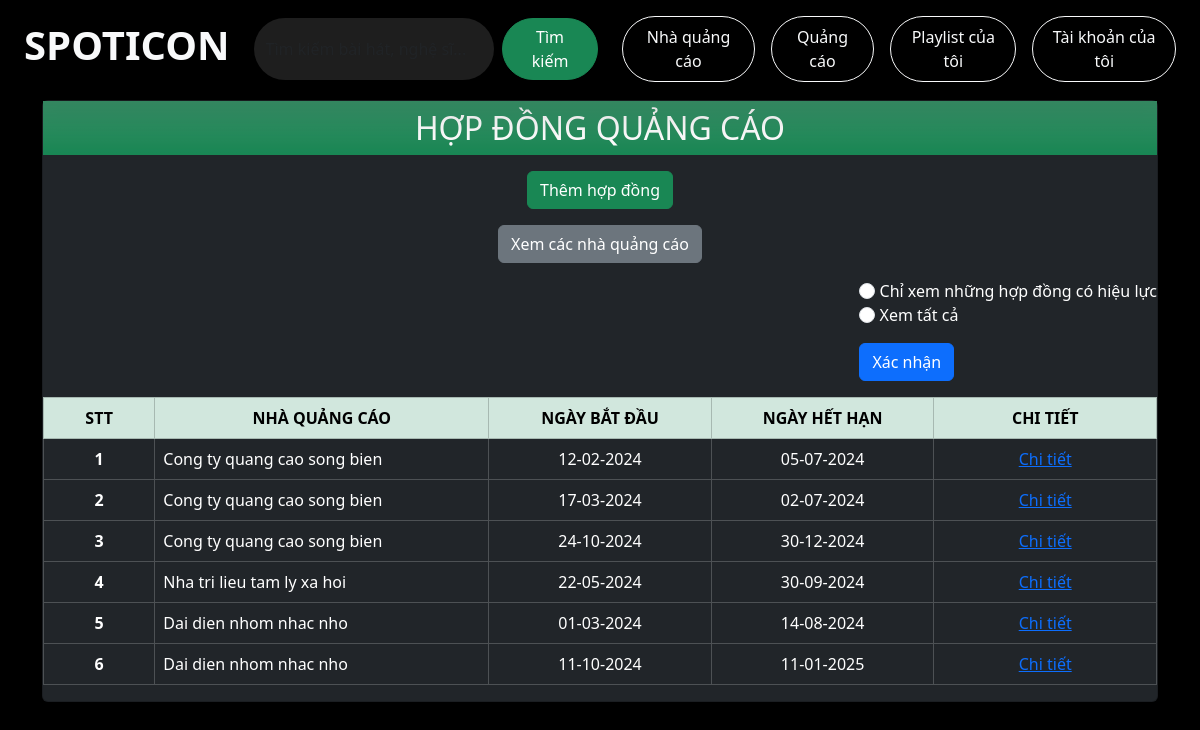
The app's page /advertisement_list.php (signed in) with its own data.
### tables this page shows
CREATE TABLE HOP_DONG_QUANG_CAO(
	ID INT AUTO_INCREMENT,
    Thoi_gian_hieu_luc_hop_dong DATE NOT NULL,
    Ngay_bat_dau_quang_cao DATE NOT NULL,
    ID_nha_quang_cao INT,
    PRIMARY KEY (ID),
    FOREIGN KEY (ID_nha_quang_cao) REFERENCES NHA_QUANG_CAO(ID),
    CONSTRAINT check_thoi_han_hop_dong CHECK (
        DATEDIFF(Thoi_gian_hieu_luc_hop_dong, Ngay_bat_dau_quang_cao) <= 730
    )
);

CREATE TABLE NHA_QUANG_CAO (
    ID INT AUTO_INCREMENT,
    Mo_ta TEXT,
     
    Ten_don_vi_quang_cao VARCHAR(255) NOT NULL, 
    PRIMARY KEY (ID)
);

### advertisement_list.php (the view, shortened to what this page needs)
<!DOCTYPE html>
<html lang="en">
<head>
    <link href="https://cdn.jsdelivr.net/npm/bootstrap@5.3.3/dist/css/bootstrap.min.css" rel="stylesheet">
    <link rel="stylesheet" href="./assets/fonts/themify-icons/themify-icons.css">
    <link rel="stylesheet" href="./assets/css/song_page.css">
    <link rel="stylesheet" href="./assets/css/responsive.css">
    <link rel="stylesheet" href="./assets/css/advertisers.css">
</head>
<body class="bg-black">
    <div class="header container-fluid border-bottom-0 d-flex align-items-center bg-black fixed-top py-3 px-4 shadow-lg">
        <a href="homePage.php" class="text-decoration-none">
            <h1 class="header__title me-4 fw-bold text-uppercase text-light">Spoticon</h1>
        </a>
        <form class="d-flex flex-grow-1" role="search" method="GET" action="search.php">
            <input id="Search" class="form-control me-2 rounded-pill border-0 shadow-sm" type="text" name="query" placeholder="Tìm kiếm bài hát, nghệ sĩ..." aria-label="Search" style="max-width: 600px; background-color: #1e1e1e; color: #fff;">
            <button class="btn btn-success rounded-pill px-4" type="submit">Tìm kiếm</button>
        </form>
        <div class="ms-4 d-flex gap-3">
            <a href="advertiser_list.php" class="text-decoration-none text_light">
                <button type="button" class="btn btn-outline-light rounded-pill px-3 py-2">Nhà quảng cáo</button>
            </a>
            <a href="advertisement_list.php" class="text-decoration-none text_light">
                <button type="button" class="btn btn-outline-light rounded-pill px-3 py-2">Quảng cáo</button>
            </a>
            <?php
            echo '
            <a class="text-decoration-none text_light" href="playlist.php?id='. $_SESSION['user_id'] .'">
                <button type="button" class="btn btn-outline-light rounded-pill px-3 py-2">Playlist của tôi</button>
            </a>
            ';
            ?>
            <a href="user_account_page.php">
                <button type="button" class="btn btn-outline-light rounded-pill px-3 py-2">Tài khoản của tôi</button>
            </a>
        </div>
    </div>
    <div id="song-description" class="container">
        <div class="card bg-dark text-white shadow-lg">
            <div class="bg-success bg-gradient p-2">
                <h2 class="card-title text-center text-uppercase mb-0">HỢP ĐỒNG QUẢNG CÁO</h2>
            </div>
            <div>
                <div class="mt-3 d-flex justify-content-center">
                    <a href="advertisement_add.php">
                    <button class="btn btn-success">Thêm hợp đồng</button>
                    </a>
                </div>
                <div class="mt-3 d-flex justify-content-center">
                    <a href="advertiser_list.php">
                    <button class="btn btn-secondary">Xem các nhà quảng cáo</button>
                    </a>
                </div>
                <div class="mt-3 d-flex justify-content-end">
                    <form method="post" action="" id="filter_value">
                        <input class="form-check-input" type="radio" id="filter" name="is_filter" value="true">
                        <label for="is_filter">Chỉ xem những hợp đồng có hiệu lực</label> <br>
                        <input class="form-check-input" type="radio" id="not_filter" name="is_filter" value="false">
                        <label for="not_filter">Xem tất cả</label> <br>
                        <button class="btn btn-primary mt-3" type="submit">Xác nhận</button>
                    </form>
                </div>
            </div>
            <table class="table table-bordered table-hover table-responsive-lg mt-3">
                <thead class="table-success">
                    <tr>
                        <th scope="col" class="center width10">STT</th>
                        <th scope="col" class="center width30">NHÀ QUẢNG CÁO</th>
                        <th scope="col" class="center width20">NGÀY BẮT ĐẦU</th>
                        <th scope="col" class="center width20">NGÀY HẾT HẠN</th>
                        <th scope="col" class="center width20">CHI TIẾT</th>
                    </tr>
                </thead>
                <tbody class="table-dark">
                    <?php
                        include "connect.php";
                        $statement = $db->prepare("SELECT *
                        FROM (NHA_QUANG_CAO ad JOIN HOP_DONG_QUANG_CAO con ON ad.ID = con.ID_nha_quang_cao)");
                        $statement->execute();
                        $result = $statement->fetchAll();
                        $count = 1;
                        for ($i = 0; $i < count($result); $i++) {
                            $idCon = $result[$i]['ID'];
                            $name = $result[$i]['Ten_don_vi_quang_cao'];
                            $dateStart = date_create($result[$i]['Thoi_gian_hieu_luc_hop_dong']);
                            $dateEnd = date_create($result[$i]['Ngay_bat_dau_quang_cao']);
                            $dateStart = date_format($dateStart, 'd-m-Y');
                            $dateEnd = date_format($dateEnd, 'd-m-Y');
                            echo "
                                <tr>
                                    <th scope='row' class='center width10'>$count</th>
                                    <td class='width30'>$name</td>
                                    <td class='center width20'>$dateStart</td>
                                    <td class='center width20'>$dateEnd</td>
                                    <td class='center width20'>
                                        <a href='advertisment.php?idCon=$idCon'>
                                            Chi tiết
                                        </a>
                                    </td>
                                </tr>
                            ";
                            $count++;
                        }
                    ?>
                </tbody>
            </table>
        </div>
    </div>
</body>
</html>

### assets/css/song_page.css (style rules this page uses)
* { padding: 0; margin: 0; box-sizing: border-box; }
html { font-family: Arial, Helvetica, sans-serif; scroll-behavior: smooth; }
.text-center { text-align: center !important; }
#song-description { margin-top: 100px; }

### assets/css/advertisers.css (style rules this page uses)
.center { text-align: center; }
.width10 { width: 10% }
.width20 { width: 20% }

### records on screen
hop_dong_quang_cao: ID_nha_quang_cao.Ten_don_vi_quang_cao "Cong ty quang cao song bien", Thoi_gian_hieu_luc_hop_dong "12-02-2024", Ngay_bat_dau_quang_cao "05-07-2024"
hop_dong_quang_cao: ID_nha_quang_cao.Ten_don_vi_quang_cao "Cong ty quang cao song bien", Thoi_gian_hieu_luc_hop_dong "17-03-2024", Ngay_bat_dau_quang_cao "02-07-2024"
hop_dong_quang_cao: ID_nha_quang_cao.Ten_don_vi_quang_cao "Cong ty quang cao song bien", Thoi_gian_hieu_luc_hop_dong "24-10-2024", Ngay_bat_dau_quang_cao "30-12-2024"
hop_dong_quang_cao: ID_nha_quang_cao.Ten_don_vi_quang_cao "Nha tri lieu tam ly xa hoi", Thoi_gian_hieu_luc_hop_dong "22-05-2024", Ngay_bat_dau_quang_cao "30-09-2024"
hop_dong_quang_cao: ID_nha_quang_cao.Ten_don_vi_quang_cao "Dai dien nhom nhac nho", Thoi_gian_hieu_luc_hop_dong "01-03-2024", Ngay_bat_dau_quang_cao "14-08-2024"
hop_dong_quang_cao: ID_nha_quang_cao.Ten_don_vi_quang_cao "Dai dien nhom nhac nho", Thoi_gian_hieu_luc_hop_dong "11-10-2024", Ngay_bat_dau_quang_cao "11-01-2025"
